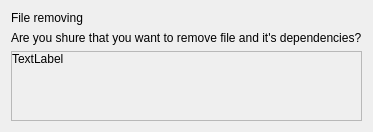
<?xml version="1.0" encoding="UTF-8"?>
<ui version="4.0">
 <class>WebDialogFileRemoving</class>
 <widget class="QWidget" name="WebDialogFileRemoving">
  <property name="geometry">
   <rect>
    <x>0</x>
    <y>0</y>
    <width>368</width>
    <height>132</height>
   </rect>
  </property>
  <property name="windowTitle">
   <string>Form</string>
  </property>
  <layout class="QVBoxLayout" name="verticalLayout_2">
   <item>
    <widget class="QLabel" name="caption">
     <property name="text">
      <string>File removing</string>
     </property>
    </widget>
   </item>
   <item>
    <widget class="QLabel" name="warningTextLabel">
     <property name="text">
      <string>Are you shure that you want to remove file and it's dependencies?</string>
     </property>
    </widget>
   </item>
   <item>
    <widget class="QScrollArea" name="scrollArea">
     <property name="widgetResizable">
      <bool>true</bool>
     </property>
     <widget class="QWidget" name="scrollAreaWidgetContents">
      <property name="geometry">
       <rect>
        <x>0</x>
        <y>0</y>
        <width>348</width>
        <height>68</height>
       </rect>
      </property>
      <layout class="QVBoxLayout" name="verticalLayout">
       <property name="leftMargin">
        <number>0</number>
       </property>
       <property name="topMargin">
        <number>0</number>
       </property>
       <property name="rightMargin">
        <number>0</number>
       </property>
       <property name="bottomMargin">
        <number>0</number>
       </property>
       <item>
        <widget class="QLabel" name="listLabel">
         <property name="text">
          <string>TextLabel</string>
         </property>
         <property name="wordWrap">
          <bool>true</bool>
         </property>
        </widget>
       </item>
       <item>
        <spacer name="verticalSpacer">
         <property name="orientation">
          <enum>Qt::Vertical</enum>
         </property>
         <property name="sizeHint" stdset="0">
          <size>
           <width>20</width>
           <height>40</height>
          </size>
         </property>
        </spacer>
       </item>
      </layout>
     </widget>
    </widget>
   </item>
  </layout>
 </widget>
 <resources/>
 <connections/>
</ui>
